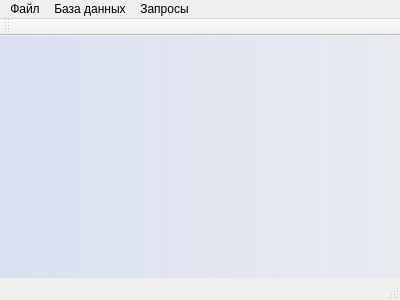
<?xml version="1.0" encoding="UTF-8"?>
<ui version="4.0">
 <class>MainWindow</class>
 <widget class="QMainWindow" name="MainWindow">
  <property name="geometry">
   <rect>
    <x>0</x>
    <y>0</y>
    <width>400</width>
    <height>300</height>
   </rect>
  </property>
  <property name="windowTitle">
   <string>MainWindow</string>
  </property>
  <property name="styleSheet">
   <string notr="true"/>
  </property>
  <widget class="QWidget" name="centralWidget">
   <property name="styleSheet">
    <string notr="true">#centralWidget{
background:qlineargradient(spread:pad, x1:0, y1:0, x2:1, y2:0, stop:0 rgba(104, 146, 255, 39), stop:1 rgba(158, 185, 255, 21))
}


</string>
   </property>
   <layout class="QGridLayout" name="gridLayout">
    <item row="0" column="0">
     <layout class="QHBoxLayout" name="myLayout"/>
    </item>
   </layout>
  </widget>
  <widget class="QMenuBar" name="menuBar">
   <property name="geometry">
    <rect>
     <x>0</x>
     <y>0</y>
     <width>400</width>
     <height>22</height>
    </rect>
   </property>
   <widget class="QMenu" name="menu">
    <property name="title">
     <string>Файл</string>
    </property>
    <addaction name="exitAction"/>
   </widget>
   <widget class="QMenu" name="menu_2">
    <property name="title">
     <string>База данных</string>
    </property>
    <addaction name="createQueryAction"/>
   </widget>
   <widget class="QMenu" name="menu_3">
    <property name="title">
     <string>Запросы</string>
    </property>
    <addaction name="amountOfCompositionAction"/>
    <addaction name="listOfAllGroupAlbumsAction"/>
    <addaction name="topSalesAction"/>
   </widget>
   <addaction name="menu"/>
   <addaction name="menu_2"/>
   <addaction name="menu_3"/>
  </widget>
  <widget class="QToolBar" name="mainToolBar">
   <attribute name="toolBarArea">
    <enum>TopToolBarArea</enum>
   </attribute>
   <attribute name="toolBarBreak">
    <bool>false</bool>
   </attribute>
  </widget>
  <widget class="QStatusBar" name="statusBar"/>
  <action name="exitAction">
   <property name="text">
    <string>Выход</string>
   </property>
   <property name="shortcut">
    <string>Ctrl+Q</string>
   </property>
  </action>
  <action name="createQueryAction">
   <property name="text">
    <string>Создать запрос</string>
   </property>
  </action>
  <action name="amountOfCompositionAction">
   <property name="text">
    <string>Количество произведений группы</string>
   </property>
  </action>
  <action name="listOfAllGroupAlbumsAction">
   <property name="text">
    <string>Список дисков группы</string>
   </property>
  </action>
  <action name="topSalesAction">
   <property name="text">
    <string>Список лидеров продаж текущего года</string>
   </property>
  </action>
 </widget>
 <layoutdefault spacing="6" margin="11"/>
 <resources/>
 <connections/>
</ui>
